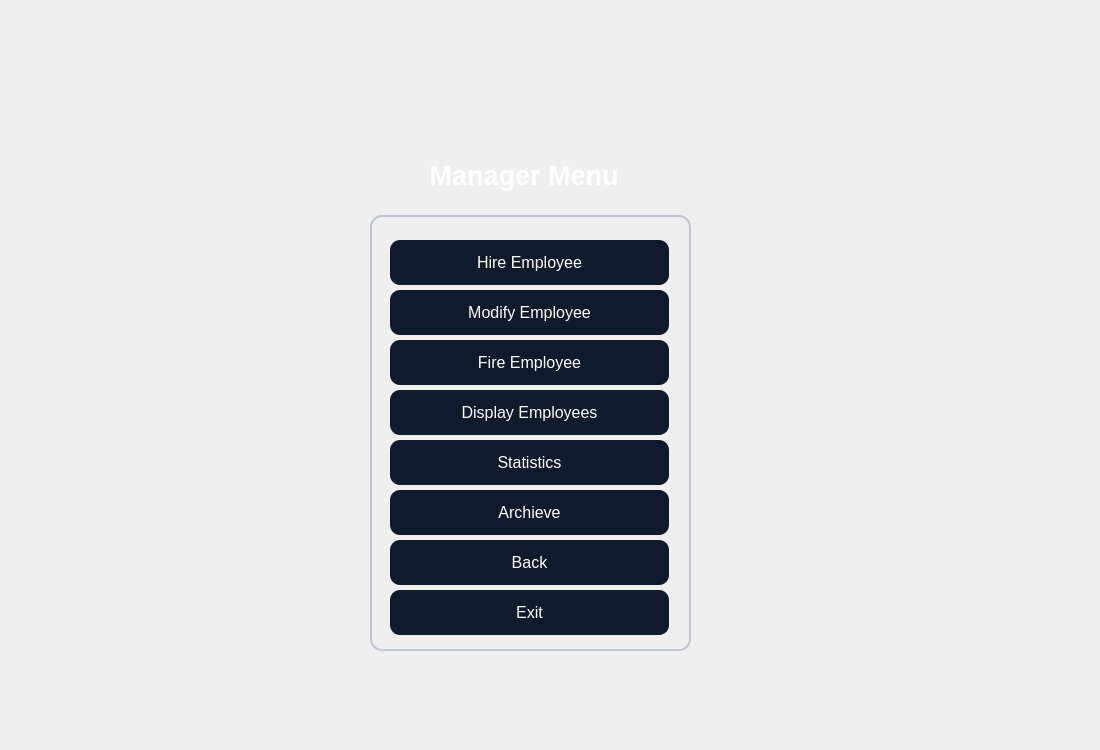
<?xml version="1.0" encoding="UTF-8"?>
<ui version="4.0">
 <class>managermenu</class>
 <widget class="QDialog" name="managermenu">
  <property name="geometry">
   <rect>
    <x>0</x>
    <y>0</y>
    <width>1100</width>
    <height>750</height>
   </rect>
  </property>
  <property name="windowTitle">
   <string>Dialog</string>
  </property>
  <property name="styleSheet">
   <string notr="true">QTableWidget {
    background-color: #1A2236;
    color: #FFFFFF;
    border: 1px solid #3A3F58;
    gridline-color: #3A3F58;
    font-family: &quot;Inter&quot;;
    font-size: 10pt;
    border-radius: 8px;
    selection-background-color: #0F5FFF;
    selection-color: #FFFFFF;
}

QHeaderView::section {
    background-color: #0F1A2C;
    color: #FFFFFF;
    border: 1px solid #3A3F58;
    padding: 4px;
    font-family: &quot;Montserrat SemiBold&quot;;
    font-size: 10pt;
}

QTableWidget::item:selected {
    background-color: #0F5FFF;
    color: #FFFFFF;
}
QGroupBox {
    border: 1.5px solid #BFC5D2;
    border-radius: 12px;
    margin-top: 25px;
    color: white;
    font-family: &quot;Segoe UI Semibold&quot;;
    font-size: 14pt;
}

QGroupBox::title {
    subcontrol-origin: margin;
    padding: 4px 10px;
}
QPushButton {
    background-color: #0F1A2C;
    color: #FFFFFF;
	border-color: rgb(0, 0, 0);
    border-radius: 10px;
    font-family: &quot;Montserrat SemiBold&quot;;
    font-size: 12pt;
    padding: 6px 12px;
}

QPushButton:hover {
    background-color: #1A2942;
}

QPushButton:pressed {
    background-color: #09111A;
}
QLineEdit {
    background-color: #FFFFFF;
    border: 1px solid #C6D4E1;
    border-radius: 8px;
    padding: 6px;
    color: #0A1320;
    font-family: &quot;Inter&quot;;
    font-size: 11pt;
}

QLineEdit:focus {
    border: 1px solid #00B4FF;
    background-color: #F8FBFF;
}
QComboBox {
    background-color: #FFFFFF;
    border: 1px solid #C6D4E1;
    border-radius: 8px;
    padding: 6px;
    color: #0A1320;
    font-family: &quot;Inter&quot;;
    font-size: 11pt;
}

QComboBox:focus {
    border: 1px solid #00B4FF;
    background-color: #F8FBFF;
}

QComboBox::drop-down {
    subcontrol-origin: padding;
    subcontrol-position: top right;
    width: 20px;
    border-left: 1px solid #C6D4E1;
}

QComboBox::down-arrow {
    
	image: url(:/new/prefix1/icon.png);
    width: 12px;
    height: 12px;
}
QDateEdit {
    background-color: #FFFFFF;
    border: 1px solid #C6D4E1;
    border-radius: 8px;
    padding: 6px;
    color: #0A1320;
    font-family: &quot;Inter&quot;;
    font-size: 11pt;
}

QDateEdit:focus {
    border: 1px solid #00B4FF;
    background-color: #F8FBFF;
}

QDateEdit::drop-down {
    subcontrol-origin: padding;
    subcontrol-position: top right;
    width: 20px;
    border-left: 1px solid #C6D4E1;
}

QDateEdit::down-arrow {
    image: url(:/new/prefix1/icon.png);
    width: 12px;
    height: 12px;
}
QDateEdit::up-arrow {
    
	image: url(:/new/prefix1/icon3.webp);
    width: 12px;
    height: 12px;
}

QTabWidget::pane {
    border: 1px solid #3A3F58;
    border-radius: 8px;
    background-color: #1A2236;
}

QTabBar::tab {
    background: #0F1A2C;
    color: #FFFFFF;
    border: 1px solid #3A3F58;
    border-bottom: none;
    border-top-left-radius: 8px;
    border-top-right-radius: 8px;
    padding: 8px 16px;
    font-family: &quot;Montserrat SemiBold&quot;;
    font-size: 10pt;
}

QTabBar::tab:selected {
    background: #0F5FFF;
    color: #FFFFFF;
}

QTabBar::tab:hover {
    background: #1A2942;
}</string>
  </property>
  <widget class="QLabel" name="label">
   <property name="geometry">
    <rect>
     <x>0</x>
     <y>0</y>
     <width>1100</width>
     <height>750</height>
    </rect>
   </property>
   <property name="styleSheet">
    <string notr="true">image: url(:/new/prefix1/bg.jpg);</string>
   </property>
   <property name="text">
    <string/>
   </property>
  </widget>
  <widget class="QLabel" name="label_4">
   <property name="geometry">
    <rect>
     <x>390</x>
     <y>150</y>
     <width>261</width>
     <height>51</height>
    </rect>
   </property>
   <property name="styleSheet">
    <string notr="true">color: #FFFFFF; 
font-family: &quot;Montserrat SemiBold&quot;; 
font-size: 20pt;
font-weight: 700; 
padding: 4px 0;</string>
   </property>
   <property name="text">
    <string>&lt;html&gt;&lt;head/&gt;&lt;body&gt;&lt;p align=&quot;center&quot;&gt;Manager Menu&lt;/p&gt;&lt;/body&gt;&lt;/html&gt;</string>
   </property>
  </widget>
  <widget class="QGroupBox" name="groupBox_2">
   <property name="geometry">
    <rect>
     <x>370</x>
     <y>190</y>
     <width>321</width>
     <height>461</height>
    </rect>
   </property>
   <property name="minimumSize">
    <size>
     <width>0</width>
     <height>0</height>
    </size>
   </property>
   <property name="title">
    <string/>
   </property>
   <widget class="QPushButton" name="back">
    <property name="geometry">
     <rect>
      <x>20</x>
      <y>350</y>
      <width>279</width>
      <height>45</height>
     </rect>
    </property>
    <property name="minimumSize">
     <size>
      <width>0</width>
      <height>45</height>
     </size>
    </property>
    <property name="styleSheet">
     <string notr="true"/>
    </property>
    <property name="text">
     <string>Back</string>
    </property>
   </widget>
   <widget class="QPushButton" name="stats">
    <property name="geometry">
     <rect>
      <x>20</x>
      <y>250</y>
      <width>279</width>
      <height>45</height>
     </rect>
    </property>
    <property name="minimumSize">
     <size>
      <width>0</width>
      <height>45</height>
     </size>
    </property>
    <property name="styleSheet">
     <string notr="true"/>
    </property>
    <property name="text">
     <string>Statistics</string>
    </property>
   </widget>
   <widget class="QPushButton" name="modify">
    <property name="geometry">
     <rect>
      <x>20</x>
      <y>100</y>
      <width>279</width>
      <height>45</height>
     </rect>
    </property>
    <property name="minimumSize">
     <size>
      <width>0</width>
      <height>45</height>
     </size>
    </property>
    <property name="styleSheet">
     <string notr="true"/>
    </property>
    <property name="text">
     <string>Modify Employee</string>
    </property>
   </widget>
   <widget class="QPushButton" name="display">
    <property name="geometry">
     <rect>
      <x>20</x>
      <y>200</y>
      <width>279</width>
      <height>45</height>
     </rect>
    </property>
    <property name="minimumSize">
     <size>
      <width>0</width>
      <height>45</height>
     </size>
    </property>
    <property name="styleSheet">
     <string notr="true"/>
    </property>
    <property name="text">
     <string>Display Employees</string>
    </property>
   </widget>
   <widget class="QPushButton" name="add">
    <property name="geometry">
     <rect>
      <x>20</x>
      <y>50</y>
      <width>279</width>
      <height>45</height>
     </rect>
    </property>
    <property name="minimumSize">
     <size>
      <width>0</width>
      <height>45</height>
     </size>
    </property>
    <property name="styleSheet">
     <string notr="true"/>
    </property>
    <property name="text">
     <string>Hire Employee</string>
    </property>
   </widget>
   <widget class="QPushButton" name="fire">
    <property name="geometry">
     <rect>
      <x>20</x>
      <y>150</y>
      <width>279</width>
      <height>45</height>
     </rect>
    </property>
    <property name="minimumSize">
     <size>
      <width>0</width>
      <height>45</height>
     </size>
    </property>
    <property name="styleSheet">
     <string notr="true"/>
    </property>
    <property name="text">
     <string>Fire Employee</string>
    </property>
   </widget>
   <widget class="QPushButton" name="exit">
    <property name="geometry">
     <rect>
      <x>20</x>
      <y>400</y>
      <width>279</width>
      <height>45</height>
     </rect>
    </property>
    <property name="minimumSize">
     <size>
      <width>0</width>
      <height>45</height>
     </size>
    </property>
    <property name="styleSheet">
     <string notr="true"/>
    </property>
    <property name="text">
     <string>Exit</string>
    </property>
   </widget>
   <widget class="QPushButton" name="arc">
    <property name="geometry">
     <rect>
      <x>20</x>
      <y>300</y>
      <width>279</width>
      <height>45</height>
     </rect>
    </property>
    <property name="minimumSize">
     <size>
      <width>0</width>
      <height>45</height>
     </size>
    </property>
    <property name="styleSheet">
     <string notr="true"/>
    </property>
    <property name="text">
     <string>Archieve</string>
    </property>
   </widget>
  </widget>
 </widget>
 <resources/>
 <connections/>
</ui>
